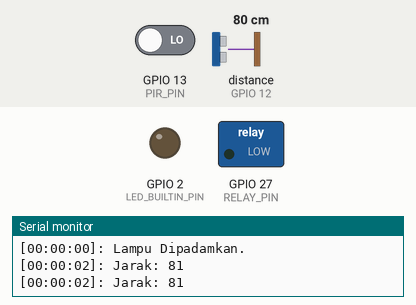
This sketch was run on a simulated ESP32. On the bench: switched loads named in the sketch (green lamp = pin HIGH), output pins drawn as LEDs (lit = HIGH), the last lines printed to the serial monitor. The inputs (shaded band) are chosen by the test bench; at power-on: GPIO 13 (PIR_PIN) LOW, distance to the obstacle (sensor on GPIO 12) 80 cm. The echo pulse lasts 58.3 µs per cm; WiFi joins after 1.5 s; servers stay silent unless stated.

Above: at 3.0 s.
3.1 s: GPIO 13 (PIR_PIN) driven HIGH
At 3.46 s:
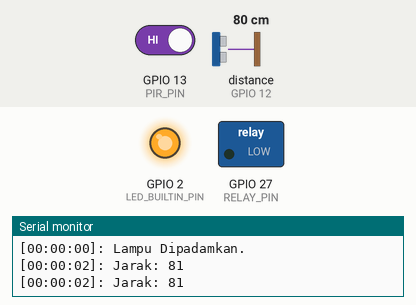
At 4.6 s:
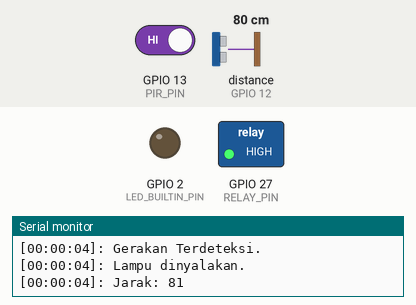
Timing chart, 0 to 12.6 s (numbered marks = the images above; inputs shaded):
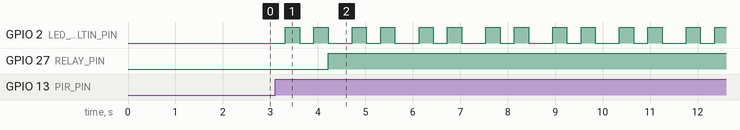

The sketch:

arduino_code.ino
```cpp
/* Fill-in information from Blynk Device Info here */

#define BLYNK_TEMPLATE_ID "TMPL6r2R5TYak"
#define BLYNK_TEMPLATE_NAME "ESP32 IOT Project Study"
#define BLYNK_AUTH_TOKEN "Your_Blynk_Auth_Token"

#include <WiFi.h>
#include <WiFiClient.h>
#include <BlynkSimpleEsp32.h>
#include <NewPing.h>

/* Comment this out to disable prints and save space */
#define BLYNK_PRINT Serial

// Your WiFi credentials.
char ssid[] = "Your_WiFi_Name";
char pass[] = "Your_WiFi_Password";

// --- Definisi Pin Hardware ---
#define PIR_PIN 13
#define RELAY_PIN 27
#define TRIG_PIN 14
#define ECHO_PIN 12
#define MAX_DISTANCE 400
#define LED_BUILTIN_PIN 2


NewPing sonar(TRIG_PIN, ECHO_PIN, MAX_DISTANCE);
// --- Variabel Global ---
int counterOrang = 0;
long lastMotionTime = 0;
bool motionDetected = false;
const unsigned long TIMEOUT_LAMP_OFF = 60000;
//unsigned int lastDistance = 0;
//unsigned int lastDistanceCount = 0;
unsigned int minDistanceRadar = 0;
unsigned int maxDistanceRadar = 90;

//const int LED_BUILTIN = 2;

BlynkTimer timer;

// --- Fungsi Kontrol Lampu ---
void turnOnLamp() {
    digitalWrite(RELAY_PIN, HIGH);
    Blynk.virtualWrite(V0, 1);
    Blynk.virtualWrite(V1, 1);
    printMessageToConsol("Lampu dinyalakan.");
}

void turnOffLamp() {
    digitalWrite(RELAY_PIN, LOW);
    Blynk.virtualWrite(V0, 0);
    Blynk.virtualWrite(V1, 0);
    motionDetected = false;
    printMessageToConsol("Lampu Dipadamkan.");
}

// This function is called every time the Virtual Pin 0 state changes
BLYNK_WRITE(V0)
{
 // Set incoming value from pin V0 to a variable
 int buttonState = param.asInt();
 if (buttonState == 1) {
      turnOnLamp();
 } else {
      turnOffLamp();
 }
}

// This function is called every time the device is connected to the Blynk.Cloud
BLYNK_CONNECTED()
{
  Blynk.setProperty(V3, "offImageUrl","https://imgur.com/WHx1WG6");
  Blynk.setProperty(V3, "onImageUrl","https://imgur.com/a/gASrmP1");
}


// --- Fungsi Cek Sensor Gerak (PIR) ---
void checkPIR() {
    int pirState = digitalRead(PIR_PIN);
    if (pirState == HIGH) {
        printMessageToConsol("Gerakan Terdeteksi.");
        if (!motionDetected) {
            motionDetected = true;
            turnOnLamp();

            // Gunakan Blynk.logEvent jika Anda sudah setting Events di dashboard Blynk
            Blynk.logEvent("gerakan_terdeteksi", "Gerakan terdeteksi! Lampu dinyalakan.");
        }
        lastMotionTime = millis();
    }
}

// --- Fungsi Cek Sensor Ultrasonik (Counter) ---
void checkUltrasonic() {
    // Fungsi ping_cm() mengembalikan 0 jika tidak terdeteksi atau di luar jangkauan
    unsigned int distance = sonar.ping_cm();
    String msg ="";
    if (distance > 0 )
    {
      // Sesuaikan threshold ini (misalnya 10 cm) dengan jarak di mana sensor mendeteksi kepala/bahu orang
      if (distance > minDistanceRadar && distance < maxDistanceRadar) {

        msg = "Jarak: " + String(distance);
        printMessageToConsol(msg);

        Blynk.virtualWrite(V5, distance); // Update nilai jarak objek di Blynk

        if (distance < maxDistanceRadar-1 )
        {
          counterOrang++;
          Blynk.virtualWrite(V4, counterOrang); // Update counter di Blynk
        }
        delay(500);
      }

    }
}

// This function sends Arduino's uptime every second to Virtual Pin 2.
void myTimerEvent()
{
  // You can send any value at any time.
  // Please don't send more that 10 values per second.
  Blynk.virtualWrite(V2, millis() / 1000);
}
void blinkLED()
{
  digitalWrite(LED_BUILTIN_PIN, HIGH);   // turn the LED on (HIGH is the voltage level)
  delay(300);                       // wait for a second
  digitalWrite(LED_BUILTIN_PIN, LOW);    // turn the LED off by making the voltage LOW
  delay(300);                       // wait for a second
  digitalWrite(LED_BUILTIN_PIN, HIGH);   // turn the LED on (HIGH is the voltage level)
  delay(300);                       // wait for a second
  digitalWrite(LED_BUILTIN_PIN, LOW);   // turn the LED on (HIGH is the voltage level)
}

void printMessageToConsol(String iMsg)
{
  printCurrentTime();
  Serial.println(iMsg);
}
// --- Fungsi Baru untuk Menampilkan Waktu ---
void printCurrentTime() {
  // millis() mengembalikan jumlah milidetik sejak program berjalan
  unsigned long currentTime = millis();

  unsigned long seconds = currentTime / 1000;
  unsigned long minutes = seconds / 60;
  unsigned long hours = minutes / 60;

  // Modulo (%) digunakan untuk mendapatkan sisa detik/menit agar nilainya tetap dalam 0-59
  seconds %= 60;
  minutes %= 60;
  hours %= 24; // Batasi jam hingga 24 jam (siklus harian)

  // Mencetak waktu dalam format HH:MM:SS
  // Kami menggunakan fungsi print padZero() untuk memastikan format konsisten (e.g., 05 bukan 5)
  Serial.print("[");
  padZero(hours);
  Serial.print(":");
  padZero(minutes);
  Serial.print(":");
  padZero(seconds);
  Serial.print("]: ");
}

void padZero(unsigned long value) {
  if (value < 10) {
    Serial.print('0'); // Jika angka tunggal (misal 5), cetak '0' dulu
  }
  Serial.print(value);
}

void setup()
{
  // Debug console
  Serial.begin(115200);
  pinMode(PIR_PIN, INPUT);
  pinMode(RELAY_PIN, OUTPUT);
  pinMode(LED_BUILTIN_PIN, OUTPUT);
  turnOffLamp(); // Pastikan lampu mati saat boot

  Blynk.begin(BLYNK_AUTH_TOKEN, ssid, pass);
  // You can also specify server:
  //Blynk.begin(BLYNK_AUTH_TOKEN, ssid, pass, "blynk.cloud", 80);
  //Blynk.begin(BLYNK_AUTH_TOKEN, ssid, pass, IPAddress(192,168,1,100), 8080);

  // --- INISIALISASI TIMER DI SINI ---
  // Setup a function to be called every second
  timer.setInterval(1000L, myTimerEvent);
  // Memanggil fungsi checkPIR setiap 100 milidetik (0.1 detik)
  timer.setInterval(500L, checkPIR);
  // Memanggil fungsi checkUltrasonic setiap 500 milidetik (0.5 detik)
  timer.setInterval(500L, checkUltrasonic);
  // Memanggil fungsi blinkLEd setiap 1000 milidetik (1 detik)
  timer.setInterval(1000L, blinkLED);
}

// --- Loop Utama ---
void loop()
{
  Blynk.run(); // Wajib ada untuk menjalankan koneksi Blynk dan Timers
  timer.run(); // Wajib ada untuk menjalankan fungsi yang didaftarkan di atas
  if (motionDetected && millis() - lastMotionTime >= TIMEOUT_LAMP_OFF) {

      printMessageToConsol("Tidak ada gerakan terdeteksi selama 60 detik.");
      turnOffLamp();
      Blynk.logEvent("lampu_mati_otomatis", "Tidak ada gerakan terdeteksi selama 60 detik.");
  }
}
```

Measured:
- after the input at 3.1 s, GPIO 27 (RELAY_PIN): LOW → HIGH after 1.1 s
- by itself, GPIO 2 (LED_BUILTIN_PIN): repeats every 1.4 s: LOW 0.30 s, HIGH 0.30 s, LOW 0.51 s, HIGH 0.30 s
